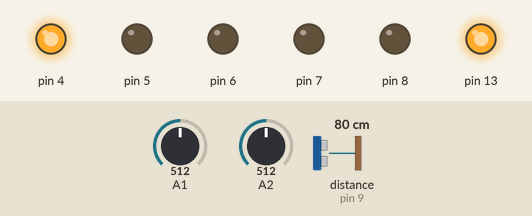
This sketch was run on a simulated Arduino Uno, built with avr-gcc and run on an emulated ATmega328P. Parts: output pins drawn as LEDs (lit = HIGH). The inputs (shaded band) are chosen by the test bench; at power-on: distance to the obstacle (sensor on pin 9) 80 cm, A1 = 512, A2 = 512.

Above: at 1.2 s.
1.3 s: distance to the obstacle (sensor on pin 9) set to 8 cm
At 2.19 s:
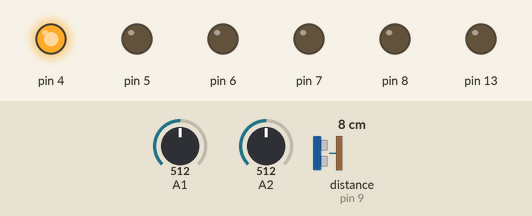
4.8 s: distance to the obstacle (sensor on pin 9) set to 5 cm
At 6.3 s:
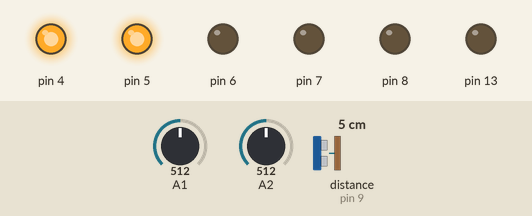
8.3 s: A1 set to 504
At 12.4 s:
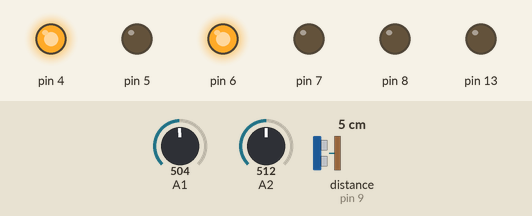
Timing chart, 0 to 18.6 s (numbered marks = the images above; inputs shaded):
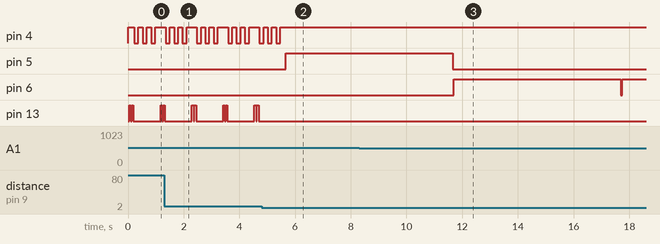

The sketch:

vending_machine.ino
```cpp
#include "button_panel.hpp"
#include "dispenser.hpp"
#include "io.hpp"
#include "utility.hpp"

auto* drink_selector = new button_panel<input_mode::analog>(A1, A2, A3, A4, A5);
auto* drink_dispenser = new dispenser(5, 6, 7, 8);
auto* cup_sensor = new ultrasonic_sensor(10, 9);
auto* led_strip = new output_pin(4);
auto* signal = new output_pin(13);

#define DISPENSER drink_dispenser
#include "recipes.hpp"

void on_drink_selected(button selected) {
  if (cup_sensor->measureDistanceCm() <= 6.5) {
    if (selected == button::btn1) recipes::drink1();
    else if (selected == button::btn2) recipes::drink2();
    else if (selected == button::btn3) recipes::drink3();
    else if (selected == button::btn4) recipes::drink4();
    else if (selected == button::btn5) recipes::drink5();
  } else {
    REPEAT(2) signal->blink(60, 30);
    REPEAT(3) led_strip->blink(150, 150);
  }
}

void setup() {
  drink_selector->set_button_callback(on_drink_selected);
  led_strip->enable();
}

void loop() {
  drink_selector->poll_state();
}
```

button_panel.hpp
```cpp
/**
 * @file button_panel.hpp
 * @brief Contains the class that represents a QZ2304B button panel.
 */

#ifndef QZ2304_BUTTON_PANEL
#define QZ2304_BUTTON_PANEL

#include "io.hpp"
#include "utility.hpp"

/**
 * An auxiliary enumeration listing available buttons.
 */
enum button {
  btn1 = 0, ///< The leftmost button (button 1)
  btn2 = 1, ///< The mid-left button (button 2)
  btn3 = 2, ///< The middle button (button 3)
  btn4 = 3, ///< The mid-right button (button 4)
  btn5 = 4  ///< The rightmost button (button 5)
};

/**
 * Represents the QZ2304B button panel. The panel can be interfaced through state polling. In order to perform
 * actions in response to the inputs, a callback should be specified using the ::set_button_callback() method.
 * The ::poll_state() method should be called repeatedly so that the callback can be executed in response to inputs.
 * @tparam Mode  if digital pins are used, this must be input_mode::digital. By analogy, if analog pins are used, Mode must be input_mode::analog.
 */
template<input_mode Mode>
class button_panel {

  digital_input_pin<Mode>* inputs[5];     // Pointers to the button objects
  void (*callback)(button btn) = nullptr; // Pointer to the input callback

  // Returns the index of currently active button, or 255 if none is active.
  uint8_t active_button() const {
    if (callback != nullptr)
      for (uint8_t i = 0; i < 5; i++)
        if (inputs[i]->is_active()) return i;
    return NONE;
  }

  typedef digital_input_pin<Mode> btn_pin;

public:

  /**
   * Creates and initializes a button panel object.
   * @param in1 the leftmost button (button 1) pin
   * @param in2 the mid-left button (button 2) pin
   * @param in3 the middle button (button 3) pin
   * @param in4 the mid-right button (button 4) pin
   * @param in5 the rightmost button (button 5) pin
   */
  button_panel(uint8_t in1, uint8_t in2, uint8_t in3, uint8_t in4, uint8_t in5)
    : inputs{ new btn_pin(in1), new btn_pin(in2), new btn_pin(in3), new btn_pin(in4), new btn_pin(in5) } {}

  /**
   * Releases the resources allocated for the input pin objects.
   */
  ~button_panel() {
    for (uint8_t i = 0; i < 5; i++) delete inputs[i];
  }

  /**
   * Sets the callback to be executed whenever any of the buttons is pressed. May be later reassigned.
   * @param callback  the callback for button inputs, may be `nullptr`
   */
  void set_button_callback(void (*callback)(button btn)) {
    this->callback = callback;
  }

  /**
   * Polls the state of the buttons and executes the callback if any of them is pressed. Should be called repeatedly so that
   * the callback can be executed in response to inputs. If the callback has not been specified, this method does nothing.
   */
  void poll_state() const {
    if (callback != nullptr) {
      const uint8_t input = active_button();
      if (input != uint8_t(NONE)) {
        for (uint8_t i = 0; i < 4; i++) {
          delay(10);
          if (active_button() != input) return;
        }
        callback(button(input));
      }
    }
  }
};

#endif  // QZ2304_BUTTON_PANEL
```

dispenser.hpp
```cpp
/**
 * @file dispenser.hpp
 * @brief Contains the class that represents a beverage dispenser.
 */

#ifndef QZ2304_DISPENSER
#define QZ2304_DISPENSER

/**
 * An auxiliary enumeration listing available pumps.
 */
enum pump_location {
  left = 0,      ///< the leftmost tank pump
  mid_left = 1,  ///< the mid-left tank pump
  mid_right = 2, ///< the mid-right tank pump
  right = 3      ///< the rightmost tank pump
};

/**
 * Represents the QZ2304R and HSB-300 based beverage dispenser. Provides a few handy methods for timed control of the pumps.
 */
class dispenser {

  uint8_t pump1, pump2, pump3, pump4; // The pins of the pumps

  // Translates a pump location to its pin
  uint8_t pump_pin(pump_location pump) const {
    if (pump == left) return pump1;
    else if (pump == mid_left) return pump2;
    else if (pump == mid_right) return pump3;
    else if (pump == right) return pump4;
    else return -1;
  }

public:

  /**
   * Creates and initialzies a dispenser object.
   * @param left_pump       the leftmost pump pin
   * @param mid_left_pump   the mid-left pump pin
   * @param mid_right_pump  the mid-right pump pin
   * @param right_pump      the rightmost pump pin
   */
  dispenser(uint8_t left_pump, uint8_t mid_left_pump, uint8_t mid_right_pump, uint8_t right_pump)
    : pump1(left_pump), pump2(mid_left_pump), pump3(mid_right_pump), pump4(right_pump) {
    pinMode(pump1, OUTPUT);
    pinMode(pump2, OUTPUT);
    pinMode(pump3, OUTPUT);
    pinMode(pump4, OUTPUT);
  }

  /**
   * Enables a pump flow for the specified amount of time. This function blocks until the specified duration ends.
   * @param pump      the pump location
   * @param duration  the flow duration in milliseconds
   */
  void dispense(pump_location pump, uint16_t duration) const {
    const uint8_t pin = pump_pin(pump);
    digitalWrite(pin, HIGH);
    delay(duration);
    digitalWrite(pin, LOW);
  }

  /**
   * Starts a pump flow.
   * @param pump  the pump location
   */
  void enable(pump_location pump) const {
    digitalWrite(pump_pin(pump), HIGH);
  }

  /**
   * Stops a pump flow.
   * @param pump  the pump location
   */
  void disable(pump_location pump) const {
    digitalWrite(pump_pin(pump), LOW);
  }
};

#endif  // QZ2304_DISPENSER
```

io.hpp
```cpp
/**
 * @file io.hpp
 * @brief Contains classes for handling input and output from/to a QZ2304M board pins.
 */

#ifndef QZ2304_IO
#define QZ2304_IO

/**
 * Specifies the mode of digital input - whether a digital or an analog pin is used.
 */
enum input_mode {
  digital,  ///< Digital pin mode
  analog    ///< Analog pin mode
};

/**
 * A digital input handler for an analog or digital pin. This class provides a method to retrieve the digital state of any pin.
 * @tparam Mode  if a digital pin is used, this must be input_mode::digital. By analogy, if an analog pin is used, Mode must be input_mode::analog.
 */
template<input_mode Mode>
class digital_input_pin {

  uint8_t pin;

public:

  /**
   * Creates an output handler for the specified pin.
   * @param pin  the pin to be controlled by this handler
   */
  digital_input_pin(uint8_t pin) : pin(pin) {
    pinMode(pin, INPUT);
  }

  bool is_active() const {
    if (Mode == input_mode::digital) return digitalRead(pin);
    else if (Mode == input_mode::analog) return analogRead(pin) > 511;
    return false;
  }
};

/**
 * An output handler for a digital pin. This class provides a few methods to ease the use of QZ2304M digital outputs.
 */
class output_pin {

  uint8_t pin; // The number of the pin being controlled by this handler
  bool state;  // The current state of the pin. "true" means high voltage, "false" means low.

  // Sets the state of both the pin and the field of this object.
  void set_state(bool state) {
    digitalWrite(pin, state);
    this->state = state;
  }

public:

  /**
   * Creates an output handler for the specified pin.
   * @param pin  the pin to be controlled by this handler
   */
  output_pin(uint8_t pin) : pin(pin), state(false) {
    pinMode(pin, OUTPUT);
  }

  /**
   * Enables this pin by sending high voltage to it.
   */
  void enable() {
    set_state(true);
  }

  /**
   * Disables this pin by sending low voltage to it.
   */
  void disable() {
    set_state(false);
  }

  /**
   * Returns true if this pin is enabled (has high voltage applied) and false otherwise.
   */
  bool is_enabled() const {
    return state;
  }

  /**
   * Negates the state of this pin.
   */
  void toggle() {
    set_state(!state);
  }

  /**
   * Blinks this pin for the specified duration and waits the specified amount of time afterwards. If this pin is disabled,
   * a high voltage pulse  of the specified duration is performed. Otherwise, a low voltage pulse is performed. After that,
   * the pin is set to its previous state. This function blocks until the delay specified by post_delay ends.
   * @param duration    the duration of the pulse in milliseconds
   * @param post_delay  the time to wait after the pulse in milliseconds; default: 0
   */
  void blink(uint64_t duration, uint64_t post_delay = 0) const {
    digitalWrite(pin, !state);
    delay(duration);
    digitalWrite(pin, state);
    delay(post_delay);
  }
};

#endif  // QZ2304_IO
```

recipes.hpp
```cpp
/**
 * @file recipes.hpp
 * @brief Contains recipes for the beverages. This file is meant to be inline-included before the
 *        recipes can be used. Expects a DISPENSER macro that is defined as a ::dispenser class pointer.
 */

// 6000ms - 200ml from 1 tank
// 3000ms - 200ml from 2 tanks
// 2300ms - 200ml from 3 tanks
// 1950ms - 200ml from 4 tanks

namespace recipes {

void drink1() {
  DISPENSER->dispense(pump_location::left, 6000);
}

void drink2() {
  DISPENSER->dispense(pump_location::mid_left, 6000);
}

void drink3() {
  DISPENSER->enable(pump_location::left);
  DISPENSER->enable(pump_location::mid_left);
  delay(3000);
  DISPENSER->disable(pump_location::left);
  DISPENSER->disable(pump_location::mid_left);
}

void drink4() {
  DISPENSER->enable(pump_location::left);
  DISPENSER->enable(pump_location::mid_left);
  DISPENSER->enable(pump_location::mid_right);
  delay(2300);
  DISPENSER->disable(pump_location::left);
  DISPENSER->disable(pump_location::mid_left);
  DISPENSER->disable(pump_location::mid_right);
}

void drink5() {
  DISPENSER->enable(pump_location::left);
  DISPENSER->enable(pump_location::mid_left);
  DISPENSER->enable(pump_location::mid_right);
  DISPENSER->enable(pump_location::right);
  delay(1950);
  DISPENSER->disable(pump_location::left);
  DISPENSER->disable(pump_location::mid_left);
  DISPENSER->disable(pump_location::mid_right);
  DISPENSER->disable(pump_location::right);
}
}
```

utility.hpp
```cpp
/**
 * @file utility.hpp
 * @brief Contains a few utility macros and typedefs.
 */

#ifndef QZ2304_UTILITY
#define QZ2304_UTILITY

#include <HCSR04.h>

#define REPEAT(n) for (uint8_t __i##__LINE__ = 0; __i##__LINE__ < n; __i##__LINE__++)
#define NONE -1

typedef UltraSonicDistanceSensor ultrasonic_sensor;

#endif  // QZ2304_UTILITY
```

Measured:
- the behaviour switches between 7 and 6 cm on distance to the obstacle (sensor on pin 9) (found by bisection; images 1 and 2)
- the behaviour switches between 512 and 511 on A1 (found by bisection; images 2 and 3)
- after the input at 4.8 s, pin 4: goes on until 5.5 s, then stays HIGH; pin 5: LOW → HIGH after 0.86 s; pin 13: stops changing and stays LOW
- after the input at 8.3 s, pin 5: goes on until 11.7 s, then stays LOW; pin 6: LOW → HIGH after 3.4 s, → LOW 6.0 s later, → HIGH 0.04 s later
- by itself, pin 4: repeats every 1.1 s: 2 × (HIGH 0.15 s, LOW 0.15 s), HIGH 0.37 s, LOW 0.15 s
- by itself, pin 13: repeats every 1.1 s: HIGH 0.06 s, LOW 0.03 s, HIGH 0.06 s, LOW 0.97 s
